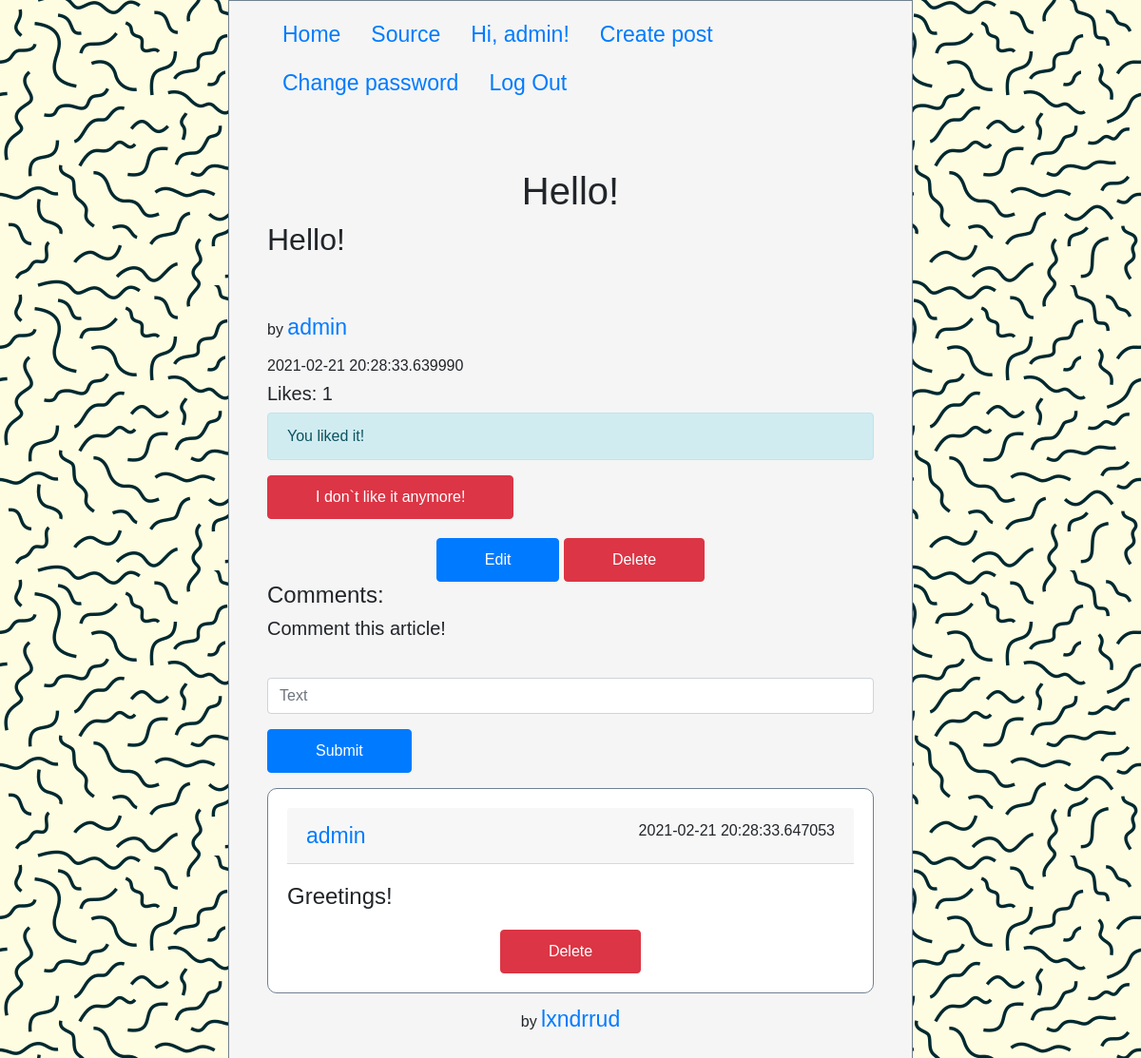
/post/1/ (signed in), run on the app's committed database.
### script.py (models this page shows, shortened)
class Post(db.Model):
    id = db.Column(db.Integer, primary_key=True)
    title = db.Column(db.String(50), nullable=False)
    text = db.Column(db.String(500), nullable=False)
    datetime = db.Column(db.DateTime, nullable=False, default=datetime.now())
    author_nickname = db.Column(db.String(50), db.ForeignKey('user.nickname'))
    commentaries = db.relationship('Commentary', backref=db.backref('post'))
    likes = db.relationship('Like', backref=db.backref('post'))

class Commentary(db.Model):
    id = db.Column(db.Integer, primary_key=True)
    text = db.Column(db.String(200), nullable=False)
    datetime = db.Column(db.DateTime, nullable=False, default=datetime.now())
    author_nickname = db.Column(db.String(50), db.ForeignKey('user.nickname'))
    post_id = db.Column(db.Integer, db.ForeignKey('post.id'))

### script.py (the view)
@app.route('/post/<int:post_id>/')
def post_detail(post_id):
    post = Post.query.filter_by(id=post_id).first()
    comments = post.commentaries
    comments.reverse()
    if session['is_authenticated']:
        is_liked = Like.query.filter_by(user_nickname=session['nickname'], post_id = post_id).first() is not None
    else:
        is_liked = False
    likes = len(post.likes)
    return render_template('posts/post_detail.html', post=post, comments=comments, likes=likes, is_liked=is_liked)

### templates/posts/post_detail.html (shortened to what this page needs)
{% extends 'base.html' %}
{% block content %}
    <div class="post">
        <h1 class="post-title">{{ post.title }}</h1>
        <h2 class="post-text">{{ post.text }}</h2>
        <h6 class="post-author"><p>by <a href="{{ url_for('user_posts', nickname=post.author_nickname) }}">{{ post.author_nickname }}</a></h6>
        <h6 class="post-date">{{ post.datetime }}</h6>
        <h5>Likes: {{ likes }}</h5>
        {% if session.is_authenticated %}
            {% if is_liked %}
                <div class="alert alert-info" role="alert">
                    You liked it!
                </div>
                <a href="{{ url_for('unlike', post_id=post.id) }}" class="btn btn-danger">I don`t like it anymore!</a>
            {% else %}
                <a href="{{ url_for('like', post_id=post.id) }}" class="btn btn-primary">I like it!</a>
            {% endif %}
        {% endif %}
        <div class="post-links">
            {% if session.is_authenticated %}
                {% if session.nickname == post.author_nickname %}
                    <a href="{{ url_for('post_edit', post_id=post.id) }}" class="btn btn-primary">Edit</a>
                {% endif %}
                {% if session.nickname == post.author_nickname or session.role == 'Admin' %}
                    <a href="{{ url_for('post_delete', post_id=post.id) }}" class="btn btn-danger">Delete</a>
                {% endif %}
            {% endif %}
        </div>
        <h4>Comments:</h4>
        {% if session.is_authenticated %}
            <h5>Comment this article!</h5>
            <form action="{{ url_for('comment_create', post_id = post.id) }}" method="post">
                <div class="form-group">
                    <input type="text" id="comment-text" name="comment-text" required placeholder="Text" class="form-control">
                </div>
                <p><input type="submit" value="Submit" class="btn btn-primary"></p>
            </form>
        {% endif %}
        {% for comment in comments %}
            <div class="card">
                <div class="card-body">
                    <div class="card-header"><a href="{{ url_for('user_posts', nickname=comment.author_nickname) }}">{{ comment.author_nickname }}</a><p style="float: right;">{{ comment.datetime }}</p></div>
                    <h4 class="card-text">{{ comment.text }}</h4>
                    <div class="post-links">
                        {% if session.is_authenticated %}
                            {% if session.nickname == post.author_nickname or session.role == 'Admin' %}
                                <a href="{{ url_for('comment_delete', post_id=post.id, comment_id=comment.id) }}" class="btn btn-danger">Delete</a>
                            {% endif %}
                        {% endif %}
                    </div>
                </div>
            </div>
        {% endfor %}
    </div>
{% endblock content %}

### static/css/style.css (style rules this page uses)
* { margin: 0; padding: 0; }
html, body { font-family: Helvetica; }
body { background: url(../volnistye-linii.png); word-wrap: break-word; }
a { font-size: 23px; }
.card { border-radius: 10px; border: none; }
.card-body { text-align: center; border-radius: 10px; border: 1px solid slategrey; }
.post { margin-top: 30px; }
.post-title { text-align: center; }
.post-author { margin-top: 60px; }
.post-links { text-align: center; margin-top: 20px; }
.btn { padding: 10px 50px; }
.form-group { margin-top: 40px; }

### templates/posts/post_detail.html (style rules this page uses)
.card-header { text-align: left; }
.card-text { margin-top: 20px; text-align: left; }

### data on the page
Post: title "Hello!", text "Hello!", author_nickname "admin", datetime "2021-02-21 20:28:33.639990"
Commentary: author_nickname "admin", datetime "2021-02-21 20:28:33.647053", text "Greetings!"

### other printed values
{{ session.nickname }} "admin"
{{ likes }} "1"
